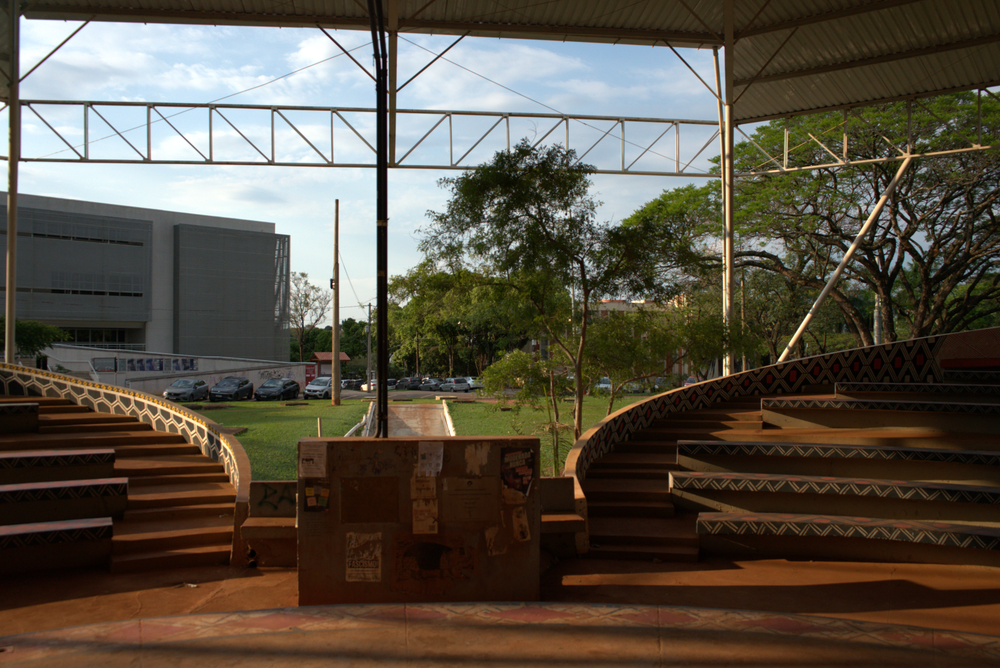
#> input picture D1_png/DSC03738.png, 1000 x 668 px, shrunk from 1600 x 1068 before the run, found by its file name; its folder holds 4 pictures in this run
$ python 2_panorama.py
#> lines starting #> are read from the running program, lines starting #| are printed output that depends on the picture; after the words box and inside, x2 and y2 are one past the last pixel; in counts of white or black regions, pixels touching at a corner belong together
### Trabalho 1/src/passo2_pipeline.py
"""
Pipeline principal - Trabalho 1 (Panoramas), Visao Computacional, 2o sem. 2026.

Executado por 2_panorama.py, com os parametros de src/config.py. Executa em
sequencia todas as etapas obrigatorias do enunciado (as saidas de cada etapa
ficam numa subpasta com o seu numero):
  1. Carrega as imagens (nomes embaralhados em memoria, sem uso de EXIF)
  2. Detecao e extracao de caracteristicas (+ comparacao de detectores)
  3. Emparelhamento com ratio test de Lowe (antes e depois da filtragem)
  4. Ordenacao automatica via matriz de conectividade / grafo de vizinhanca,
     rejeitando imagens sem conectividade suficiente (intrusas)
  5. Estimacao de homografia com RANSAC e composicao das transformacoes
     par-a-par ate um referencial comum
  6. Composicao do panorama com remocao de fantasmas (costura otima) e
     feathering, comparado com a composicao ingenua
"""
import csv
import os
import random

import cv2
import numpy as np

from . import config
from .etapa2_features import detect_features_all, compare_detectors, draw_keypoints
from .etapa3_matching import knn_match, match_features, draw_matches_before_after
from .etapa4_ordering import (build_connectivity_matrix, build_neighbor_graph, detect_intruders, infer_order,
                       draw_neighbor_graph)
from .etapa5_homography import estimate_homography, compose_pairwise_homographies
from .etapa6_blending import compose_panorama, ghost_comparison, overlap_metrics
from .passo1_raw_convert import original_names


def load_images(input_dir, shuffle=True, seed=0):
    """Carrega todas as imagens da pasta. A ordem de leitura e embaralhada em
    memoria (Etapa 4.1): o algoritmo de ordenacao (Etapa 4) nunca olha para
    o nome do arquivo, apenas para o conteudo visual."""
#> called with shuffle = True, seed = 0
    valid_ext = (".png", ".jpg", ".jpeg", ".bmp", ".tif", ".tiff")
    filenames = sorted(f for f in os.listdir(input_dir) if f.lower().endswith(valid_ext))
    if shuffle:
        random.Random(seed).shuffle(filenames)

    images, kept_names = [], []
    for fname in filenames:
        img = cv2.imread(os.path.join(input_dir, fname))
#> img is the input picture: shape (668, 1000, 3); mean B, G, R 67.9, 80.4, 88.2
        if img is None:
            print(f"Aviso: nao foi possivel ler {fname}, ignorando.")
            continue
        images.append(img)
        kept_names.append(fname)

    print("Ordem de leitura (embaralhada; usada so para referencia/depuracao do usuario):")
    for i, f in enumerate(kept_names):
        print(f"  indice {i}: {f}")

    return images, kept_names


def write_csv(path, rows):
    with open(path, "w", newline="") as f:
        writer = csv.DictWriter(f, fieldnames=list(rows[0].keys()))
        writer.writeheader()
        writer.writerows(rows)


def run_pipeline(input_dir, output_dir):
    detector, ratio = config.DETECTOR, config.RATIO_THRESH
    ransac_thresh, min_inliers = config.BASE_RANSAC_THRESH, config.BASE_MIN_INLIERS

    def out(step, name):
        os.makedirs(os.path.join(output_dir, step), exist_ok=True)
        return os.path.join(output_dir, step, name)

    # ---- Etapa 1: carregamento ----
    images, filenames = load_images(input_dir, seed=config.SEED)
    labels = original_names(input_dir)  # so para rotular as saidas; a ordenacao usa apenas os indices
    names = [labels.get(f, os.path.splitext(f)[0]) for f in filenames]
    if len(images) < 6:
        print(f"Aviso: o enunciado pede no minimo 6 imagens; foram carregadas {len(images)}.")

    # ---- Etapa 2: deteccao de caracteristicas ----
    print("\n[Etapa 2] Detectando caracteristicas...")
    all_kps, all_descs = detect_features_all(images, method=detector)
#> the loop in detect_features_all, `for img in images:` made 4 passes
#> pass 1, in to_gray8, `gray = to_uint8(cv2.cvtColor(image, cv2.COLOR_BGR2GRAY) if image.ndim ..`:
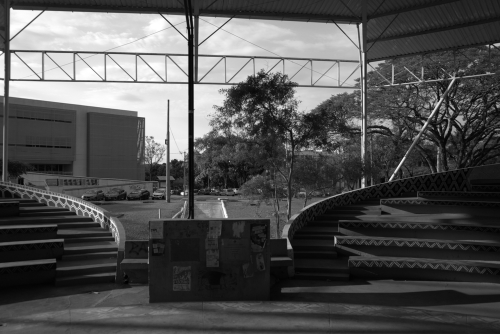
#> gray: shape (668, 1000) (shown at 1/2 size); min 0, max 255, mean 81.3
#> pass 2, in to_gray8 (call 2), `gray = to_uint8(cv2.cvtColor(image, cv2.COLOR_BGR2GRAY) if image.ndim ..`:
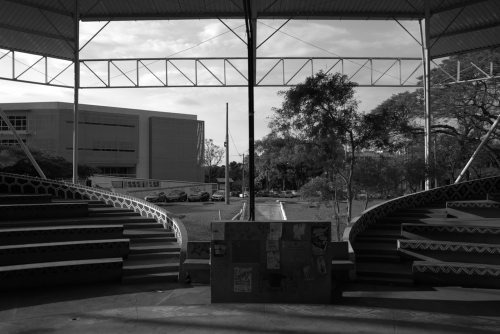
#> gray: shape (668, 1000) (shown at 1/2 size); min 0, max 255, mean 77.2
    for name, img, kps in zip(names, images, all_kps):
        draw_keypoints(img, kps, out("2_deteccao", f"{name}_{detector}.jpg"))
        print(f"  {name}: {len(kps)} keypoints")
#> this loop made 4 passes
#> pass 1, in draw_keypoints, `vis = cv2.drawKeypoints( to_uint8(image), keypoints, None, flags=cv2.D..`:
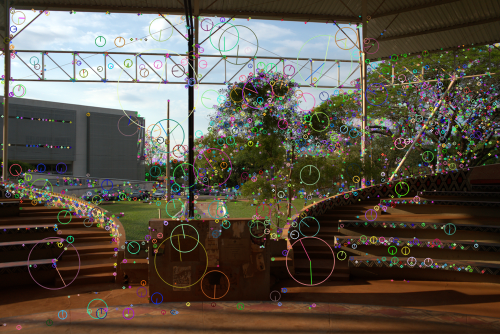
#> vis: shape (668, 1000, 3) (shown at 1/2 size); mean B, G, R 71.9, 83.7, 91
#> pass 2, in draw_keypoints (call 2), `vis = cv2.drawKeypoints( to_uint8(image), keypoints, None, flags=cv2.D..`:
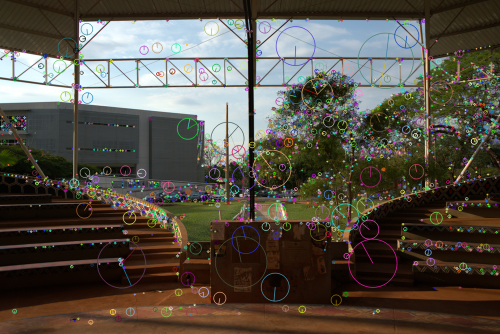
#> vis: shape (668, 1000, 3) (shown at 1/2 size); mean B, G, R 70, 79.6, 85.4
#> pass 3, in draw_keypoints (call 3), `vis = cv2.drawKeypoints( to_uint8(image), keypoints, None, flags=cv2.D..`:
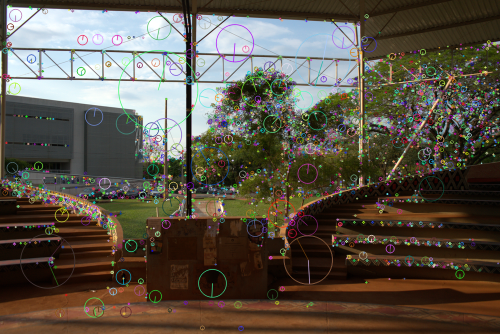
#> vis: shape (668, 1000, 3) (shown at 1/2 size); mean B, G, R 71.8, 83.5, 90.8

    # ---- Etapa 4 (usa Etapa 3 internamente): matriz de conectividade + ordenacao ----
    print("\n[Etapa 4] Construindo matriz de conectividade (todos os pares)...")
    connectivity, homographies, _ = build_connectivity_matrix(
        all_kps, all_descs, detector, ratio, ransac_thresh, config.MIN_MATCHES, config.BETA)
    print("Matriz de conectividade (n. de inliers por par, na ordem de leitura):")
    print(connectivity)
    with open(out("4_ordenacao", "matriz_conectividade.csv"), "w", newline="") as f:
        writer = csv.writer(f)
        writer.writerow([""] + names)
        for name, row in zip(names, connectivity):
            writer.writerow([name] + [int(v) for v in row])

    graph = build_neighbor_graph(connectivity, min_inliers=min_inliers)
    intruders = detect_intruders(graph)
    if intruders:
        print(f"Imagens rejeitadas por falta de conectividade (intrusas): {[names[i] for i in intruders]}")
    else:
        print("Nenhuma imagem foi rejeitada por conectividade insuficiente.")

    valid_nodes = [i for i in range(len(images)) if i not in intruders]
    order = infer_order(graph, valid_nodes)
    print(f"Ordem inferida: {[names[i] for i in order]}")
    draw_neighbor_graph(connectivity, order, intruders, names, min_inliers, out("4_ordenacao", "grafo_vizinhanca.png"))

    # ---- Etapa 2.3: comparacao de detectores no par central da sequencia ----
    a, b = order[len(order) // 2 - 1], order[len(order) // 2]
    print(f"\n[Etapa 2.3] Comparando detectores no par ({names[a]}, {names[b]})...")
    rows = compare_detectors(images[a], images[b], config.DETECTORS_COMPARED, os.path.join(output_dir, "2_deteccao"),
                             ransac_thresh=ransac_thresh, name=names[a])
    write_csv(out("2_deteccao", "comparacao_detectores.csv"), rows)
    for row in rows:
        print(f"  {row}")

    # ---- Etapas 3 e 5.3: emparelhamento e metricas dos pares consecutivos ----
    print("\n[Etapas 3 e 5] Emparelhamento, homografias e metricas dos pares consecutivos...")
    pair_rows = []
    for k in range(len(order) - 1):
        i, j = order[k], order[k + 1]
        all_matches = [m for m, _ in knn_match(all_descs[i], all_descs[j], detector)]
        good = match_features(all_descs[i], all_descs[j], detector, ratio)
        _, mask, metrics = estimate_homography(all_kps[i], all_kps[j], good, ransac_thresh)
        if (i, j) == (a, b):
            draw_matches_before_after(images[i], all_kps[i], images[j], all_kps[j], all_matches, good, mask,
                                      out("3_emparelhamento", "matches"))
        pair_rows.append({"imagem_1": names[i], "imagem_2": names[j], "matches_brutos": len(all_matches),
                          "matches_ratio_test": len(good), "inliers": metrics["n_inliers"],
                          "taxa_inliers": round(metrics["inlier_ratio"], 4),
                          "erro_reproj_medio_px": round(metrics["mean_reproj_error"] or float("nan"), 4)})
        print(f"  {pair_rows[-1]}")
    write_csv(out("5_alinhamento", "metricas.csv"), pair_rows)

    # ---- Etapa 5: homografias compostas para um referencial comum ----
    H_to_ref = compose_pairwise_homographies(order, homographies)
    kept = [i for i in order if i in H_to_ref]
    if len(kept) < len(order):
        print(f"Aviso: imagens fora da cadeia de homografias validas foram descartadas: "
              f"{[names[i] for i in order if i not in H_to_ref]}")
    ordered_images = [images[i] for i in kept]
    ordered_H = [H_to_ref[i] for i in kept]

    # ---- Etapa 6: composicao, blending e remocao de fantasmas ----
    print("\n[Etapa 6] Compondo panorama final...")
    snapshots = []
    panorama, naive = compose_panorama(ordered_images, ordered_H, feather_width=config.FEATHER_WIDTH,
                                       snapshots=snapshots)
    for n_added, snap in enumerate(snapshots, 1):
        cv2.imwrite(out("5_alinhamento", f"mosaico_{n_added:02d}.jpg"), snap)

    cv2.imwrite(out("6_composicao", "comparacao_fantasmas.jpg"), ghost_comparison(naive, panorama))
    write_csv(out("6_composicao", "metricas.csv"), overlap_metrics(ordered_images, ordered_H, [names[i] for i in kept]))

    ys, xs = np.nonzero(panorama.max(axis=2) > 0)
    crop = (slice(ys.min(), ys.max() + 1), slice(xs.min(), xs.max() + 1))
    cv2.imwrite(out("6_composicao", "panorama_final.jpg"), panorama[crop], [cv2.IMWRITE_JPEG_QUALITY, 92])

    print(f"\nConcluido! Resultados salvos em: {output_dir}")

### Trabalho 1/src/etapa2_features.py
"""
Etapa 2 - Deteccao e Extracao de Caracteristicas.

Implementa deteccao de keypoints com SIFT ou ORB e visualizacao com
escala/orientacao (Figura 2 do enunciado).
"""
import os

import numpy as np
import cv2


def create_detector(method="SIFT"):
    method = method.upper()
    if method == "SIFT":
        return cv2.SIFT_create()
    elif method == "ORB":
        return cv2.ORB_create(nfeatures=4000)
    else:
        raise ValueError(f"Detector desconhecido: {method}")


def to_uint8(image):
    """Converte imagens de 16 bits (ex.: PNGs vindos do RAW) para 8 bits."""
    if image.dtype == np.uint8:
        return image
    return cv2.convertScaleAbs(image, alpha=255.0 / np.iinfo(image.dtype).max)


def to_gray8(image, equalize=False):
    """Cinza de 8 bits; `equalize` aplica CLAHE, que multiplica os keypoints em cenas escuras."""
    gray = to_uint8(cv2.cvtColor(image, cv2.COLOR_BGR2GRAY) if image.ndim == 3 else image)
    if equalize:
        gray = cv2.createCLAHE(clipLimit=2.0, tileGridSize=(8, 8)).apply(gray)
    return gray


def detect_features(image, method="SIFT", equalize=False):
    """Retorna (keypoints, descriptors) para uma imagem BGR ou em tons de cinza (8 ou 16 bits)."""
    gray = to_gray8(image, equalize)
    detector = create_detector(method)
    keypoints, descriptors = detector.detectAndCompute(gray, None)
    return keypoints, descriptors


def detect_features_all(images, method="SIFT", equalize=False):
    """Aplica deteccao em uma lista de imagens. Retorna listas paralelas de kps e descritores."""
    all_kps, all_descs = [], []
    for img in images:
        kps, descs = detect_features(img, method, equalize)
        all_kps.append(kps)
        all_descs.append(descs)
    return all_kps, all_descs


def draw_keypoints(image, keypoints, out_path=None):
    """Desenha keypoints com circulo (escala) e raio (orientacao)."""
    vis = cv2.drawKeypoints(
        to_uint8(image), keypoints, None,
        flags=cv2.DRAW_MATCHES_FLAGS_DRAW_RICH_KEYPOINTS,
    )
    if out_path:
        cv2.imwrite(out_path, vis)
    return vis


def compare_detectors(img_a, img_b, methods=("SIFT", "ORB"), out_dir=None, ransac_thresh=4.0, name="keypoints"):
    """Etapa 2.3 - roda cada detector num par de imagens vizinhas e mede keypoints,
    matches apos o ratio test, inliers do RANSAC e erro de reprojecao. Salva os
    keypoints de cada detector sobre img_a, em <name>_<detector>.jpg. Retorna uma linha por detector."""
    from .etapa3_matching import knn_match, match_features
    from .etapa5_homography import estimate_homography

    rows = []
    for m in methods:
        kps_a, descs_a = detect_features(img_a, m)
        kps_b, descs_b = detect_features(img_b, m)
        good = match_features(descs_a, descs_b, m)
        _, _, metrics = estimate_homography(kps_a, kps_b, good, ransac_thresh)
        rows.append({"detector": m, "keypoints": len(kps_a),
                     "matches_brutos": len(knn_match(descs_a, descs_b, m)), "matches_ratio_test": len(good),
                     "inliers": metrics["n_inliers"], "taxa_inliers": round(metrics["inlier_ratio"], 3),
                     "erro_reproj_px": round(metrics["mean_reproj_error"] or float("nan"), 3)})
        if out_dir:
            os.makedirs(out_dir, exist_ok=True)
            draw_keypoints(img_a, kps_a, os.path.join(out_dir, f"{name}_{m}.jpg"))
    return rows

### Trabalho 1/src/etapa4_ordering.py
"""
Etapa 4 - Ordenacao Automatica das Imagens (obrigatoria, sem uso de EXIF).

Constroi a matriz de conectividade a partir do numero de correspondencias
inliers entre cada par de imagens (Figura 4), monta o grafo de vizinhanca e
infere a sequencia de captura. Imagens sem conectividade suficiente (ex.:
a imagem intrusa da Etapa 4.4) sao rejeitadas automaticamente.
"""
import math
import os
from concurrent.futures import ThreadPoolExecutor

import numpy as np
import cv2

from .etapa3_matching import match_features


def count_inliers(kps1, descs1, kps2, descs2, method="SIFT", ratio_thresh=0.75,
                   ransac_thresh=4.0, min_matches=8, beta=None):
    """
    Conta o numero de correspondencias inliers entre duas imagens apos ajuste
    de homografia com RANSAC. Retorna (n_inliers, matches_bons, H, mascara_inliers).
    H mapeia pontos da imagem 1 para o referencial da imagem 2.

    Com `beta`, o par so e aceito se n_inliers > 8 + beta * n_matches (Brown &
    Lowe, 2007) e se a homografia nao e degenerada (escala local entre 0.2 e 5):
    texturas repetitivas ou densas geram "inliers" falsos entre imagens que nao
    se sobrepoem.
    """
    good = match_features(descs1, descs2, method, ratio_thresh)
    if len(good) < min_matches:
        return 0, good, None, None

    pts1 = np.float32([kps1[m.queryIdx].pt for m in good]).reshape(-1, 1, 2)
    pts2 = np.float32([kps2[m.trainIdx].pt for m in good]).reshape(-1, 1, 2)

    H, mask = cv2.findHomography(pts1, pts2, cv2.RANSAC, ransac_thresh)
    if H is None:
        return 0, good, None, None

    mask = mask.ravel().astype(bool)
    n_inliers = int(mask.sum())
    if beta is not None:
        if n_inliers <= 8 + beta * len(good):
            return 0, good, None, None
        cx, cy = pts1[mask].reshape(-1, 2).mean(axis=0)
        local_scale = np.linalg.det(H) / (H[2, 0] * cx + H[2, 1] * cy + H[2, 2]) ** 3
        if not 0.2 < local_scale < 5:
            return 0, good, None, None
    return n_inliers, good, H, mask


def build_connectivity_matrix(all_kps, all_descs, method="SIFT", ratio_thresh=0.75,
                               ransac_thresh=4.0, min_matches=8, beta=None):
    """
    Constroi a matriz N x N com o numero de inliers entre cada par de imagens
    (pares processados em paralelo). Tambem retorna as homografias de cada par
    conectado (homographies[(i, j)] com i < j, mapeando i -> j) e os pontos
    inliers de cada par (inlier_points[(i, j)] = (pts_i, pts_j)).
    """
#> called with method = 'SIFT', ratio_thresh = 0.75, ransac_thresh = 1, min_matches = 8, beta = 0.3
    n = len(all_kps)
    pairs = [(i, j) for i in range(n) for j in range(i + 1, n)]

    def process_pair(pair):
        i, j = pair
        return count_inliers(all_kps[i], all_descs[i], all_kps[j], all_descs[j],
                             method, ratio_thresh, ransac_thresh, min_matches, beta)

    connectivity = np.zeros((n, n), dtype=int)
    homographies, inlier_points = {}, {}
    with ThreadPoolExecutor(os.cpu_count()) as executor:
        for (i, j), (n_inliers, good, H, mask) in zip(pairs, executor.map(process_pair, pairs)):
#> in knn_match, `pairs = create_matcher(method).knnMatch(descs1.astype(dtype), descs2.a..`: pairs = 3557 matches
#> in knn_match (call 4), `pairs = create_matcher(method).knnMatch(descs1.astype(dtype), descs2.a..`: pairs = 3008 matches
            connectivity[i, j] = connectivity[j, i] = n_inliers
            if H is not None:
                homographies[(i, j)] = H  # mapeia i -> j
                inliers = [m for m, ok in zip(good, mask) if ok]
                inlier_points[(i, j)] = (np.float32([all_kps[i][m.queryIdx].pt for m in inliers]),
                                         np.float32([all_kps[j][m.trainIdx].pt for m in inliers]))

    return connectivity, homographies, inlier_points


def build_neighbor_graph(connectivity, min_inliers=20):
    """
    Converte a matriz de conectividade em um grafo de adjacencia (dict de
    listas de (vizinho, peso)), mantendo apenas pares cuja contagem de
    inliers ultrapassa min_inliers.
    """
#> called with connectivity = array of shape (4, 4), min_inliers = 10
    n = connectivity.shape[0]
    graph = {i: [] for i in range(n)}
    for i in range(n):
        for j in range(n):
            if i != j and connectivity[i, j] >= min_inliers:
                graph[i].append((j, connectivity[i, j]))
    return graph


def detect_intruders(graph):
    """Imagens sem nenhuma conexao valida sao consideradas intrusas (Etapa 4.4)."""
    return [node for node, neighbors in graph.items() if len(neighbors) == 0]


def infer_order(graph, valid_nodes):
    """
    Infere a sequencia de captura a partir do grafo de vizinhanca (Etapa 4.3).

    Heuristica: parte do no de menor grau (tende a ser uma extremidade do
    panorama, ja que imagens do meio se conectam a duas vizinhas e as das
    pontas a apenas uma) e caminha sempre para o vizinho nao visitado de
    maior peso (mais inliers = conexao mais confiavel). Assume topologia
    aproximadamente linear, como a captura em faixa da Figura 1.
    """
    if not valid_nodes:
        return []

    sub_graph = {n: [(nb, w) for nb, w in graph[n] if nb in valid_nodes] for n in valid_nodes}

    start = min(valid_nodes, key=lambda n: len(sub_graph[n]))

    order = [start]
    visited = {start}
    current = start
    while len(order) < len(valid_nodes):
        candidates = [(nb, w) for nb, w in sub_graph[current] if nb not in visited]
        if not candidates:
            remaining = [n for n in valid_nodes if n not in visited]
            if not remaining:
                break
            # grafo desconectado: reinicia a partir de outro componente
            current = remaining[0]
            order.append(current)
            visited.add(current)
            continue
        next_node = max(candidates, key=lambda x: x[1])[0]
        order.append(next_node)
        visited.add(next_node)
        current = next_node

    return order


def draw_neighbor_graph(connectivity, order, intruders, names, min_inliers, out_path, size=1000):
    """Etapa 4.5 - grafo de vizinhanca: imagens em circulo na ordem inferida, arestas
    entre pares com pelo menos `min_inliers` (as da sequencia em azul, com o numero de
    inliers) e as intrusas em vermelho, no mesmo circulo e sem arestas."""
#> called with connectivity = array of shape (4, 4), min_inliers = 10, size = 1000
    img = np.full((size, size, 3), 255, np.uint8)
    blue, gray, red, black = (180, 110, 30), (205, 205, 205), (80, 40, 210), (40, 40, 40)
    font, c, radius = cv2.FONT_HERSHEY_SIMPLEX, size / 2, 0.36 * size
    nodes = list(order) + list(intruders)
    pos = {}
    for k, node in enumerate(nodes):
        ang = 2 * math.pi * k / len(nodes) - math.pi / 2
        pos[node] = (int(c + radius * math.cos(ang)), int(c + radius * math.sin(ang)))
    for i in order:
        for j in order:
            if i < j and connectivity[i, j] >= min_inliers:
                cv2.line(img, pos[i], pos[j], gray, 1, cv2.LINE_AA)
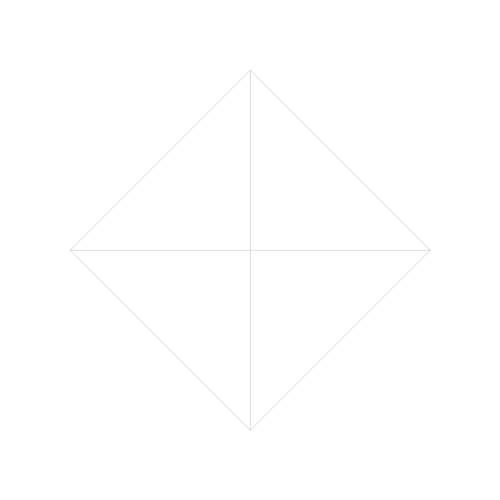
#> img: shape (1000, 1000, 3) (shown at 1/2 size); min 205, max 255, mean 254.8
    top = max(connectivity[a, b] for a, b in zip(order, order[1:])) if len(order) > 1 else 1
    for a, b in zip(order, order[1:]):
        w = int(connectivity[a, b])
        cv2.line(img, pos[a], pos[b], blue, 2 + int(6 * w / top), cv2.LINE_AA)
        mx, my = (pos[a][0] + pos[b][0]) // 2, (pos[a][1] + pos[b][1]) // 2
        dx, dy = mx - c, my - c
        norm = max(math.hypot(dx, dy), 1)
        cv2.putText(img, str(w), (int(mx + 30 * dx / norm) - 20, int(my + 30 * dy / norm) + 5),
                    font, 0.55, blue, 2, cv2.LINE_AA)
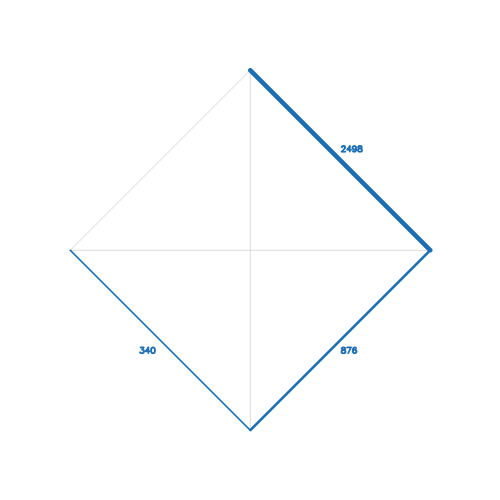
#> img: shape (1000, 1000, 3) (shown at 1/2 size); 1.21% of pixels changed, all inside (x1, y1, x2, y2) = (138, 135, 866, 864); drawn as B, G, R
    for k, node in enumerate(nodes):
        x, y = pos[node]
        color = red if node in intruders else blue
        label = "X" if node in intruders else str(k + 1)
        cv2.circle(img, (x, y), 24, (255, 255, 255), -1, cv2.LINE_AA)
        cv2.circle(img, (x, y), 24, color, 3, cv2.LINE_AA)
        (tw, th), _ = cv2.getTextSize(label, font, 0.7, 2)
        cv2.putText(img, label, (x - tw // 2, y + th // 2), font, 0.7, color, 2, cv2.LINE_AA)
        dx, dy = x - c, y - c
        norm = max(math.hypot(dx, dy), 1)
        name = os.path.splitext(names[node])[0] + (" (intrusa)" if node in intruders else "")
        (tw, _), _ = cv2.getTextSize(name, font, 0.5, 1)
        ux, uy = dx / norm, dy / norm
        d = 32 + tw / 2 * abs(ux) + 8 * abs(uy)
        cv2.putText(img, name, (int(x + d * ux - tw / 2), int(y + d * uy + 5)), font, 0.5,
                    red if node in intruders else black, 1, cv2.LINE_AA)
#> img: shape (1000, 1000, 3); 0.79% of pixels changed, all inside (x1, y1, x2, y2) = (27, 93, 974, 907)
#> (the rest of the program and of its run is left out)
